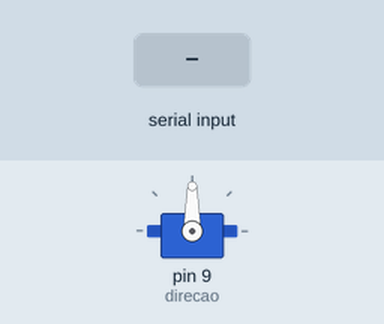
A sketch run on a simulated Arduino Uno, built with avr-gcc and run on an emulated ATmega328P. Parts: servo. The test bench sets the inputs (shaded band).

Above: at 3.2 s.
3.3 s: "30,150\n" received over Serial
At 4.1 s:
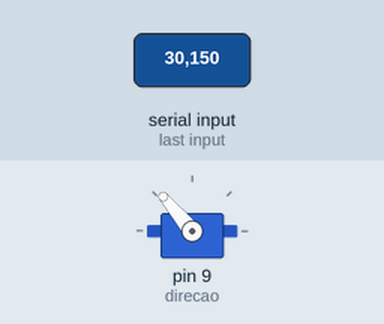
At 5.2 s:
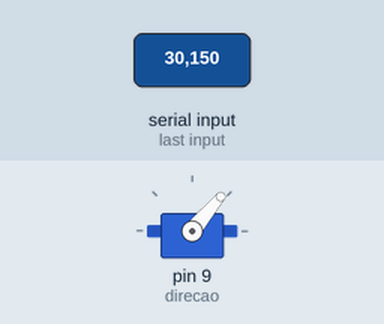
Timing chart, 0 to 6.7 s (numbered marks = the images above; inputs shaded):
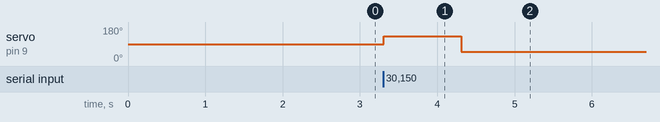

The sketch:

arduino_lane_follow_pid.ino.ino
```cpp
// Biblioteca servo
#include <Servo.h>

// Servo direção
Servo direcao;

// Ângulo inicial
int angulo = 90;

void setup()
{
    // Serial
    Serial.begin(9600);

    // Servo pino 9
    direcao.attach(9);

    // -----------------------------------
    // CENTRALIZA SERVO
    // -----------------------------------

    direcao.write(90);

    // Espera servo estabilizar
    delay(2000);
}

void loop()
{
    // -----------------------------------
    // RECEBE SERIAL
    // -----------------------------------

    if (Serial.available())
    {
        // Lê ângulo
        angulo = Serial.parseInt();

        // Limites
        angulo = constrain(
            angulo,
            50,
            130
        );

        // Move servo
        direcao.write(angulo);
    }
}
```

Measured:
- after the input at 3.3 s, servo on pin 9 (direcao): 90° → 130° at once, → 50° 1.0 s later
